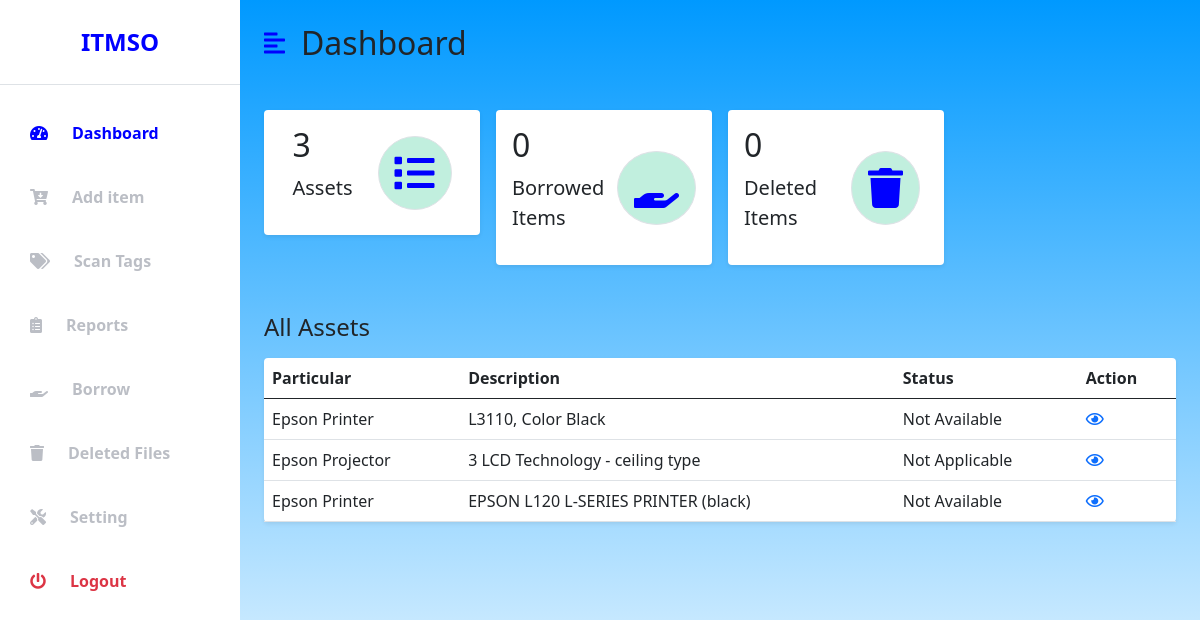
/itmso.php (signed in), run on the app's committed database.
### tables this page shows
CREATE TABLE `item` (
  `item_id` int(12) NOT NULL,
  `rfid` int(255) NOT NULL,
  `barcode` varchar(255) NOT NULL,
  `sn` varchar(255) NOT NULL,
  `pcode` varchar(255) NOT NULL,
  `particular` varchar(255) NOT NULL,
  `description` varchar(255) NOT NULL,
  `qty` int(255) NOT NULL,
  `amount` decimal(12,2) NOT NULL,
  `department` varchar(255) NOT NULL,
  `building` varchar(255) NOT NULL,
  `officeroom` varchar(255) NOT NULL,
  `issuedto` varchar(255) NOT NULL,
  `dateacq` varchar(255) NOT NULL,
  `licensed` int(255) NOT NULL,
  `status` varchar(255) NOT NULL,
  `remark` varchar(255) NOT NULL
);

### itmso.php (the view, shortened to what this page needs)
<!DOCTYPE html>
<html lang="en">
<head>
    <link href="https://cdn.jsdelivr.net/npm/bootstrap@5.0.0-beta3/dist/css/bootstrap.min.css" rel="stylesheet" />
    <link rel="stylesheet" href="https://cdnjs.cloudflare.com/ajax/libs/font-awesome/5.15.3/css/all.min.css" />
    <link rel="stylesheet" href="css/admin.css" />
</head>
<body>
    <div class="d-flex" id="wrapper">
        <div class="bg-white" id="sidebar-wrapper">
            <div class="sidebar-heading text-center py-4 primary-text fs-4 fw-bold text-uppercase border-bottom">ITMSO</div>
            <div class="list-group list-group-flush my-3">
                <a href="itmso.php" class="list-group-item list-group-item-action bg-transparent second-text active"><i class="fas fa-tachometer-alt me-4"></i>Dashboard</a>
                <a href="itmsoadditem.php" class="list-group-item list-group-item-action bg-transparent second-text fw-bold"><i class="fa fa-cart-arrow-down me-4"></i></i>Add item</a>
				<a href="itmsoscantags.php" class="list-group-item list-group-item-action bg-transparent second-text fw-bold"><i class="fa fa-tags me-4"></i></i>Scan Tags</a>
                <a href="#" class="list-group-item list-group-item-action bg-transparent second-text fw-bold"><i class='fas fa-clipboard-list me-4'></i>Reports</a>
                <a href="borrow.php" class="list-group-item list-group-item-action bg-transparent second-text fw-bold"><i class='fas fa-hand-holding me-4'></i>Borrow</a>
                <a href="#" class="list-group-item list-group-item-action bg-transparent second-text fw-bold"><i class='fa fa-trash me-4'></i>Deleted Files</a>
                <a href="#" class="list-group-item list-group-item-action bg-transparent second-text fw-bold"><i class='fas fa-tools me-4'></i>Setting</a>
                <a href="logout.php" class="list-group-item list-group-item-action bg-transparent text-danger fw-bold"><i class="fas fa-power-off me-4"></i>Logout</a>
            </div>
        </div>
        <div id="page-content-wrapper">
            <nav class="navbar navbar-expand-lg navbar-light bg-transparent py-4 px-4">
                <div class="d-flex align-items-center">
                    <i class="fas fa-align-left primary-text fs-4 me-3" id="menu-toggle"></i>
                    <h2 class="fs-2 m-0">Dashboard</h2>
                </div>
            </nav>
            <div class="container-fluid px-4">
                <div class="row g-3 my-2">
                    <div class="col-md-3">
                        <div class="p-3 bg-white shadow-sm d-flex justify-content-around align-items-center rounded">
                            <div>
								<?php
								require('db.php');
								$query2=mysqli_query($con,"Select item_id from item") or die ("Database query failed: $query2" . mysqli_error());
								$count2 = mysqli_num_rows($query2);
								?>
                                <h3 class="fs-2"><?php echo $count2; ?></h3>
                                <p class="fs-5">Assets</p>
                            </div>
                            <i
                                class="fa fa-list fs-1 primary-text border rounded-full secondary-bg p-3"></i>
                        </div>
                    </div>
                    <div class="col-md-3">
                        <div class="p-3 bg-white shadow-sm d-flex justify-content-around align-items-center rounded">
                            <div>
                                <h3 class="fs-2">0</h3>
                                <p class="fs-5">Borrowed Items</p>
                            </div>
                            <i class="fas fa-hand-holding fs-1 primary-text border rounded-full secondary-bg p-3"></i>
                        </div>
                    </div>
                    <div class="col-md-3">
                        <div class="p-3 bg-white shadow-sm d-flex justify-content-around align-items-center rounded">
                            <div>
                                <h3 class="fs-2">0</h3>
                                <p class="fs-5">Deleted Items</p>
                            </div>
                            <i class="fa fa-trash me-2 fs-1 primary-text border rounded-full secondary-bg p-3"></i>
                        </div>
                    </div>
            </div>
			                <div class="row my-5">
                    <h3 class="fs-4 mb-3">All Assets</h3>
                    <div class="col">
                        <table class="table bg-white rounded shadow-sm  table-hover">
                            <thead>
                                <tr>
									<th scope="col">Particular</th>
									<th scope="col">Description</th>
									<th scope="col">Status</th>
									<th scope="col">Action</th>
                                </tr>
                            </thead>
                            <tbody>
                                 	<?php
								$sql = "SELECT * FROM item";
								$result = $con->query($sql);
								if ($result->num_rows > 0) {
								while($row = $result->fetch_assoc()) {
								?>
								<td><?php echo $row['particular'];?></td>
								<td><?php echo $row['description'];?></td>
								<td><?php echo $row['status'];?></td>
								<td><a href="itmsoviewmore.php?item_id=<?php echo($row['item_id']);?>" /><i class="far fa-eye"></i></a></td></tr>
								<?php
								}
								echo "</tbody></table>";
								} else { echo "0 results"; }
								?>
                    </div>
                </div>
        </div>
    </div>
    </div>
</body>
</html>

### css/admin.css (style rules this page uses)
:root { --main-bg-color: #009d6; --main-text-color: blue; --second-text-color: #bbbec5; --second-bg-color: #c1efde; }
.primary-text { color: var(--main-text-color); }
.second-text { color: var(--second-text-color); }
.secondary-bg { background-color: var(--second-bg-color); }
.rounded-full { border-radius: 100%; }
#wrapper { overflow-x: hidden; background-image: linear-gradient(to bottom, #0099ff 0%, #fff 100%); }
#sidebar-wrapper { min-height: 100vh; margin-left: -15rem; -webkit-transition: margin 0.25s ease-out; -moz-transition: margin 0.25s ease-out; -o-transition: margin 0.25s ease-out; transition: margin 0.25s ease-out; }
#sidebar-wrapper .sidebar-heading { padding: 0.875rem 1.25rem; font-size: 1.2rem; }
#sidebar-wrapper .list-group { width: 15rem; }
#page-content-wrapper { min-width: 100vw; }
#menu-toggle { cursor: pointer; }
.list-group-item { border: none; padding: 20px 30px; }
.list-group-item.active { background-color: transparent; color: var(--main-text-color); font-weight: bold; border: none; }
@media (min-width: 768px) { #sidebar-wrapper { margin-left: 0; } }
@media (min-width: 768px) { #page-content-wrapper { min-width: 0; width: 100%; } }

### data on the page
item: particular "Epson Printer", description "L3110, Color Black", status "Not Available"
item: particular "Epson Projector", description "3 LCD Technology - ceiling type", status "Not Applicable"
item: particular "Epson Printer", description "EPSON L120 L-SERIES PRINTER (black)", status "Not Available"

### other printed values
$count2 "3"
